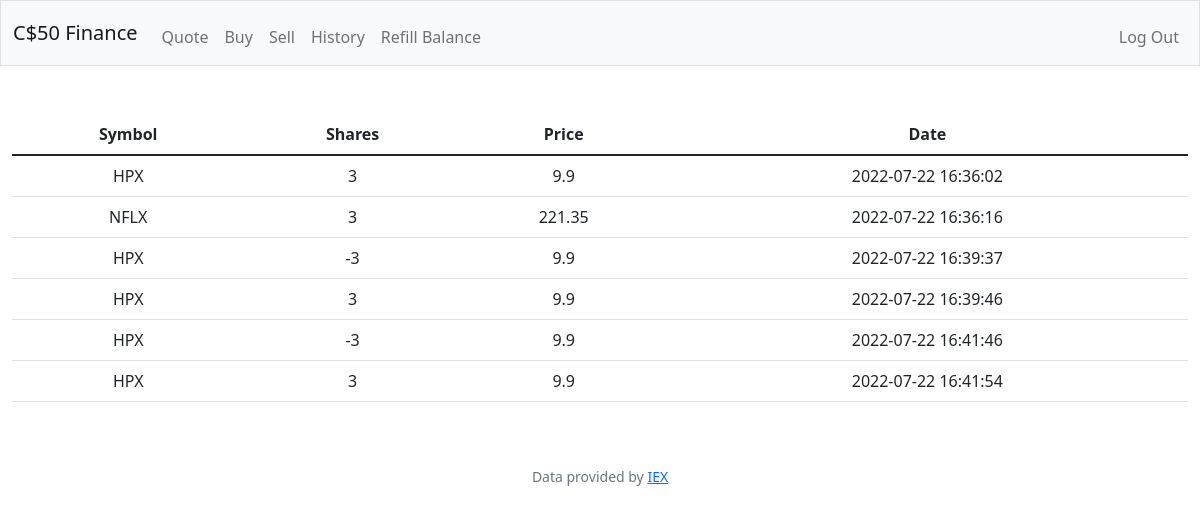
The app's page /history (signed in) with its own data.
### tables this page shows
CREATE TABLE transactions (id INTEGER PRIMARY KEY AUTOINCREMENT NOT NULL, user_id INTEGER, symbol TEXT, shares INTEGER, price REAL, date TIMESTAMP);

### app.py (the view)
@app.route("/history")
@login_required
def history():
    user_id = session["user_id"]
    transactions_db = db.execute("SELECT * FROM transactions WHERE user_id = ?", user_id)
    return render_template("history.html", transactions = transactions_db)

### app.py (called while the page is built)
@app.after_request
def after_request(response):
    response.headers["Cache-Control"] = "no-cache, no-store, must-revalidate"
    response.headers["Expires"] = 0
    response.headers["Pragma"] = "no-cache"
    return response

### helpers.py (called while the page is built)
def login_required(f):
    @wraps(f)
    def decorated_function(*args, **kwargs):
        if session.get("user_id") is None:
            return redirect("/login")
        return f(*args, **kwargs)
    return decorated_function

### templates/history.html (shortened to what this page needs)
{% extends "layout.html" %}
{% block main %}
    <table class="table">
        <thead>
          <tr>
            <th scope="col">Symbol</th>
            <th scope="col">Shares</th>
            <th scope="col">Price</th>
            <th scope="col">Date</th>
          </tr>
        </thead>
        <tbody>
          {% for row in transactions %}
              <tr>
                <td>{{ row["symbol"] }}</td>
                <td>{{ row["shares"] }}</td>
                <td>{{ row["price"] }}</td>
                <td>{{ row["date"] }}</td>
              </tr>
          {% endfor %}
        </tbody>
    </table>
{% endblock %}

### records on screen
transactions: symbol "HPX", shares "3", price "9.9", date "2022-07-22 16:36:02"
transactions: symbol "NFLX", shares "3", price "221.35", date "2022-07-22 16:36:16"
transactions: symbol "HPX", shares "-3", price "9.9", date "2022-07-22 16:39:37"
transactions: symbol "HPX", shares "3", price "9.9", date "2022-07-22 16:39:46"
transactions: symbol "HPX", shares "-3", price "9.9", date "2022-07-22 16:41:46"
transactions: symbol "HPX", shares "3", price "9.9", date "2022-07-22 16:41:54"
